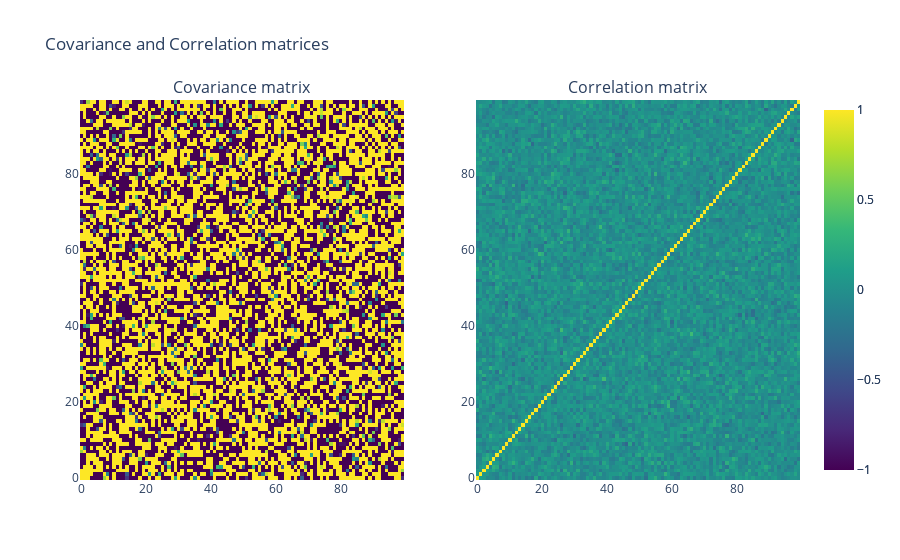

Notebook code for this chart:
### Markdown cell above
# Exercise 7-1.
> In this exercise, you will transform the covariance matrix into a correlation matrix. The procedure involves dividing each matrix element (that is, the covariance between each pair of variables) by the product of the variances of those two variables. This is implemented by pre- and postmultiplying the covariance matrix by a diagonal matrix containing inverted standard deviations of each variable (standard deviation is the square root of variance). The standard deviations are inverted because we need to divide by the variances although we will multiply matrices. The reason for pre- and postmultiplying by standard deviations is the special property of pre- and postmultiplying by a diagonal matrix, which was explained in Exercise 5-11. Equation 7-1 shows the formula. Exercise 7-1. Correlation from covariance R = SCS C is the covariance matrix, and S is a diagonal matrix of reciprocated standard deviations per variable (that is, the ith diagonal is 1/σi where σi is the standard deviation of variable i). Your goal in this exercise is to compute the correlation matrix from the covariance matrix, by translating Equation 7-1 into Python code. You can then reproduce Figure 7-6.

### Code cell
def cov_to_corr(cov : np.ndarray) -> np.ndarray:
    d = np.diag(cov)
    std = np.sqrt(d)
    s = np.diag(1/std.flatten())
    corr = s @ cov @ s
    return corr

# 10d covariance matrix
np.random.seed(0)
cov = np.random.randn(100, 100)
cov = cov @ cov.T

corr = cov_to_corr(cov)

# make two plots 
fig = make_subplots(rows=1, cols=2, subplot_titles=['Covariance matrix', 'Correlation matrix'])
fig.add_trace(go.Heatmap(z=cov, colorscale='Viridis', zmin=-1, zmax=1), row=1, col=1)
fig.add_trace(go.Heatmap(z=corr, colorscale='Viridis', zmin=-1, zmax=1), row=1, col=2)
fig.update_layout(title_text='Covariance and Correlation matrices')
fig.show()

### Figure 1 — Plotly figure (JSON) as saved in the notebook; plotly's stock layout.template omitted (floating-point values rounded to 4 significant figures; data arrays with more than 128 entries replaced by an {"elided": "..."} marker saying what was removed)
{"data": [{"colorscale": [[0, "#440154"], [0.1111, "#482878"], [0.2222, "#3e4989"], [0.3333, "#31688e"], [0.4444, "#26828e"], [0.5556, "#1f9e89"], [0.6667, "#35b779"], [0.7778, "#6ece58"], [0.8889, "#b5de2b"], [1, "#fde725"]], "type": "heatmap", "xaxis": "x", "yaxis": "y", "z": {"elided": "100x100 float values"}, "zmax": 1, "zmin": -1}, {"colorscale": [[0, "#440154"], [0.1111, "#482878"], [0.2222, "#3e4989"], [0.3333, "#31688e"], [0.4444, "#26828e"], [0.5556, "#1f9e89"], [0.6667, "#35b779"], [0.7778, "#6ece58"], [0.8889, "#b5de2b"], [1, "#fde725"]], "type": "heatmap", "xaxis": "x2", "yaxis": "y2", "z": {"elided": "100x100 float values"}, "zmax": 1, "zmin": -1}], "layout": {"annotations": [{"font": {"size": 16}, "showarrow": false, "text": "Covariance matrix", "x": 0.225, "xanchor": "center", "xref": "paper", "y": 1, "yanchor": "bottom", "yref": "paper"}, {"font": {"size": 16}, "showarrow": false, "text": "Correlation matrix", "x": 0.775, "xanchor": "center", "xref": "paper", "y": 1, "yanchor": "bottom", "yref": "paper"}], "title": {"text": "Covariance and Correlation matrices"}, "xaxis": {"anchor": "y", "domain": [0, 0.45]}, "xaxis2": {"anchor": "y2", "domain": [0.55, 1]}, "yaxis": {"anchor": "x", "domain": [0, 1]}, "yaxis2": {"anchor": "x2", "domain": [0, 1]}}}
